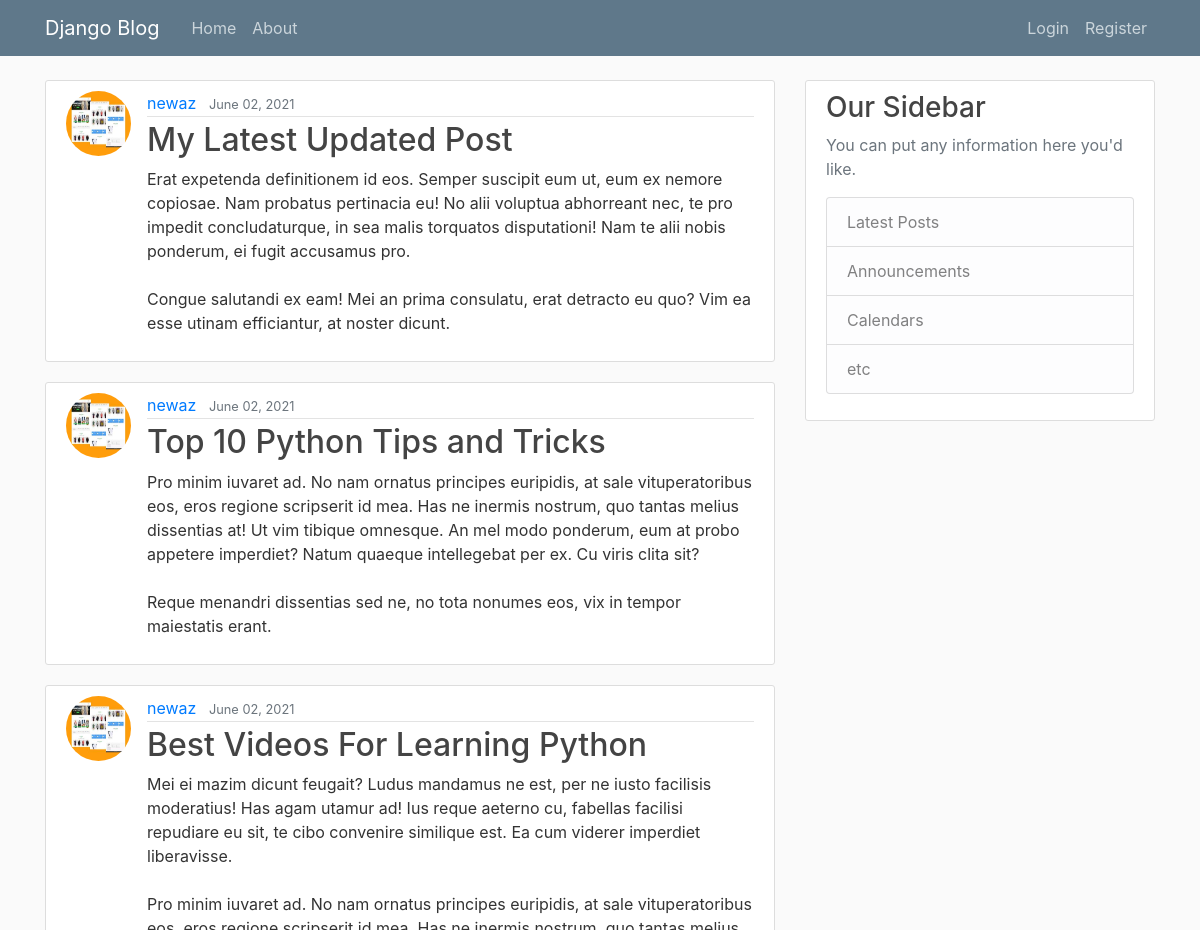
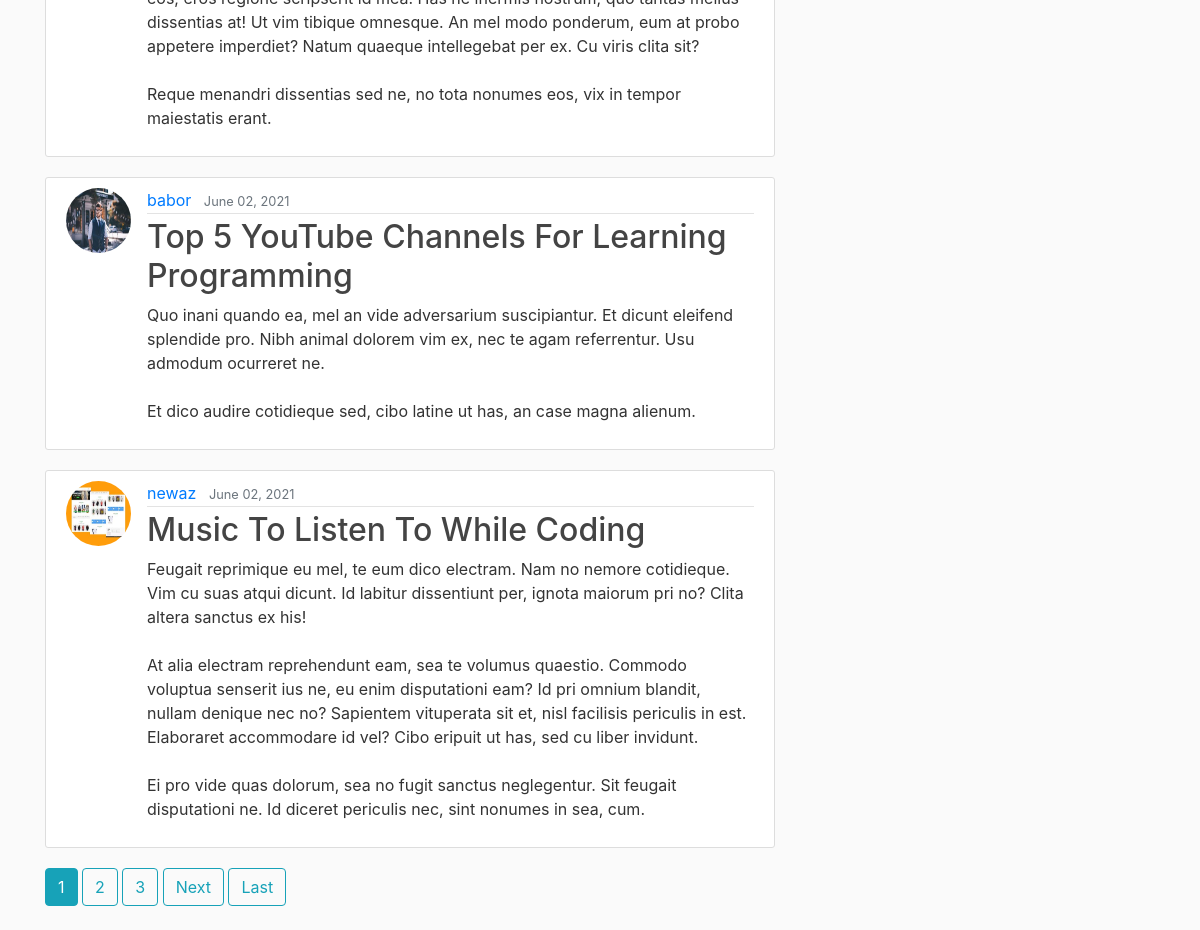
The page / on the database its author committed (2 pictures, top to bottom).
### blog/models.py (models this page shows, shortened)
class Post(models.Model):
    title = models.CharField(max_length=100)
    content = models.TextField()
    date_posted = models.DateTimeField(default=timezone.now)
    author = models.ForeignKey(User, on_delete = models.CASCADE, db_constraint=False, null = True, blank = True)

### users/models.py (models this page shows, shortened)
class Profile(models.Model):
    user = models.OneToOneField(User, null=True, on_delete=models.CASCADE)
    image = models.ImageField(default='default.jpg' ,null=True, upload_to='profile_pics')

### blog/views.py (the view)
# urls.py: path('', PostListView.as_view(), name="blog-home"),
class PostListView(ListView):
    model = Post
    template_name = 'blog/home.html' # <app>/<model>_<viewtype>.html
    context_object_name = 'posts'
    ordering = ['-date_posted']
    paginate_by = 5

### blog/templates/blog/home.html (shortened to what this page needs)
{%  extends "blog/base.html" %}
{% block content%}
    {% for post in posts %}
        <article class="media content-section">
            <img class="rounded-circle article-img" src="{{ post.author.profile.image.url }}" alt="">
            <div class="media-body">
            <div class="article-metadata">
                <a class="mr-2" href="{% url 'user-posts' post.author.username %}">{{ post.author }}</a>
                <small class="text-muted">{{ post.date_posted|date:"F d, Y" }}</small>
            </div>
            <h2><a class="article-title" href="{% url 'post-detail' post.id %}">{{ post.title }}</a></h2>
            <p class="article-content">{{ post.content }}</p>
            </div>
        </article>
    {% endfor %}
    {% if is_paginated %}
        {% for num in page_obj.paginator.page_range %}
            {% if page_obj.number == num %}
                <a class="btn btn-info mb-4" href="?page={{ num }}">{{ num }}</a>
            {% elif num > page_obj.number|add:'-3' and  num < page_obj.number|add:'3' %}
                <a class="btn btn-outline-info mb-4" href="?page={{ num }}">{{ num }}</a>
            {% endif %}
        {% endfor %}
        {% if page_obj.has_next %}
            <a class="btn btn-outline-info mb-4" href="?page={{ page_obj.next_page_number}}">Next</a>
            <a class="btn btn-outline-info mb-4" href="?page={{ page_obj.paginator.num_pages }}">Last</a>
        {% endif %}
    {% endif %}
{% endblock content %}

### blog/templates/blog/base.html (shortened to what this page needs)
{% load static %}
<!DOCTYPE html>
<html lang="en">
<head>
    <link rel="stylesheet" href="https://stackpath.bootstrapcdn.com/bootstrap/4.4.1/css/bootstrap.min.css">
    <link rel="stylesheet" href="{% static 'blog/main.css' %}">
</head>
<body>
    <header class="site-header">
        <nav class="navbar navbar-expand-md navbar-dark bg-steel fixed-top">
          <div class="container">
            <a class="navbar-brand mr-4" href="{% url 'blog-home' %}">Django Blog</a>
            <div class="collapse navbar-collapse" id="navbarToggle">
              <div class="navbar-nav mr-auto">
                <a class="nav-item nav-link" href="{% url 'blog-home' %}">Home</a>
                <a class="nav-item nav-link" href="{% url 'blog-about' %}">About</a>
              </div>
              <div class="navbar-nav">
                {% if user.is_authenticated %}
                  <a class="nav-item nav-link" href="{% url 'post-create' %}">New Post</a>
                  <a class="nav-item nav-link" href="{% url 'profile' %}">Profile</a>
                  <a class="nav-item nav-link" href="{% url 'logout' %}">Logout</a>
                {% else %}
                  <a class="nav-item nav-link" href="{% url 'login' %}">Login</a>
                  <a class="nav-item nav-link" href="{% url 'register' %}">Register</a>
                {% endif %}
              </div>
            </div>
          </div>
        </nav>
      </header>
      <main role="main" class="container">
        <div class="row">
          <div class="col-md-8">
            {% block content %}{% endblock %}
          </div>
          <div class="col-md-4">
            <div class="content-section">
              <h3>Our Sidebar</h3>
              <p class='text-muted'>You can put any information here you'd like.
                <ul class="list-group">
                  <li class="list-group-item list-group-item-light">Latest Posts</li>
                  <li class="list-group-item list-group-item-light">Announcements</li>
                  <li class="list-group-item list-group-item-light">Calendars</li>
                  <li class="list-group-item list-group-item-light">etc</li>
                </ul>
              </p>
            </div>
          </div>
        </div>
      </main>
</body>
</html>

### blog/static/blog/main.css (style rules this page uses)
body { background: #fafafa; color: #333333; margin-top: 5rem; }
h1, h2, h3, h4, h5, h6 { color: #444444; }
ul { margin: 0; }
.bg-steel { background-color: #5f788a; }
.site-header .navbar-nav .nav-link { color: #cbd5db; }
.content-section { background: #ffffff; padding: 10px 20px; border: 1px solid #dddddd; border-radius: 3px; margin-bottom: 20px; }
.article-title { color: #444444; }
.article-content { white-space: pre-line; }
.article-img { height: 65px; width: 65px; margin-right: 16px; }
.article-metadata { padding-bottom: 1px; margin-bottom: 4px; border-bottom: 1px solid #e3e3e3 }

### rows shown on the page
Post: author.profile.image (picture), author "newaz", date_posted "June 02, 2021", title "My Latest Updated Post", content "Erat expetenda definitionem id eos. Semper suscipit eum ut, eum ex nemore copiosae. Nam probatus pertinacia eu! No alii voluptua abhorreant nec, te pro impedit concludaturque, in sea malis torquatos disputationi! Nam te alii nobis ponderum, ei fugit accusamus pro. Congue salutandi ex eam! Mei an prima consulatu, erat detracto eu quo? Vim ea esse utinam efficiantur, at noster dicunt."
Post: author.profile.image (picture), author "newaz", date_posted "June 02, 2021", title "Top 10 Python Tips and Tricks", content "Pro minim iuvaret ad. No nam ornatus principes euripidis, at sale vituperatoribus eos, eros regione scripserit id mea. Has ne inermis nostrum, quo tantas melius dissentias at! Ut vim tibique omnesque. An mel modo ponderum, eum at probo appetere imperdiet? Natum quaeque intellegebat per ex. Cu viris clita sit? Reque menandri dissentias sed ne, no tota nonumes eos, vix in tempor maiestatis erant."
Post: author.profile.image (picture), author "newaz", date_posted "June 02, 2021", title "Best Videos For Learning Python", content "Mei ei mazim dicunt feugait? Ludus mandamus ne est, per ne iusto facilisis moderatius! Has agam utamur ad! Ius reque aeterno cu, fabellas facilisi repudiare eu sit, te cibo convenire similique est. Ea cum viderer imperdiet liberavisse. Pro minim iuvaret ad. No nam ornatus principes euripidis, at sale vituperatoribus eos, eros regione scripserit id mea. Has ne inermis nostrum, quo tantas melius dissentias at! Ut vim tibique omnesque. An mel modo ponderum, eum at probo appetere imperdiet? Natum quaeque intellegebat per ex. Cu viris clita sit? Reque menandri dissentias sed ne, no tota nonumes eos, vix in tempor maiestatis erant."
Post: author.profile.image (placeholder picture), author "babor", date_posted "June 02, 2021", title "Top 5 YouTube Channels For Learning Programming", content "Quo inani quando ea, mel an vide adversarium suscipiantur. Et dicunt eleifend splendide pro. Nibh animal dolorem vim ex, nec te agam referrentur. Usu admodum ocurreret ne. Et dico audire cotidieque sed, cibo latine ut has, an case magna alienum."
Post: author.profile.image (picture), author "newaz", date_posted "June 02, 2021", title "Music To Listen To While Coding", content "Feugait reprimique eu mel, te eum dico electram. Nam no nemore cotidieque. Vim cu suas atqui dicunt. Id labitur dissentiunt per, ignota maiorum pri no? Clita altera sanctus ex his! At alia electram reprehendunt eam, sea te volumus quaestio. Commodo voluptua senserit ius ne, eu enim disputationi eam? Id pri omnium blandit, nullam denique nec no? Sapientem vituperata sit et, nisl facilisis periculis in est. Elaboraret accommodare id vel? Cibo eripuit ut has, sed cu liber invidunt. Ei pro vide quas dolorum, sea no fugit sanctus neglegentur. Sit feugait disputationi ne. Id diceret periculis nec, sint nonumes in sea, cum."

### other values the page prints
{{ num }} "1"
{{ num }} "2" "3"
